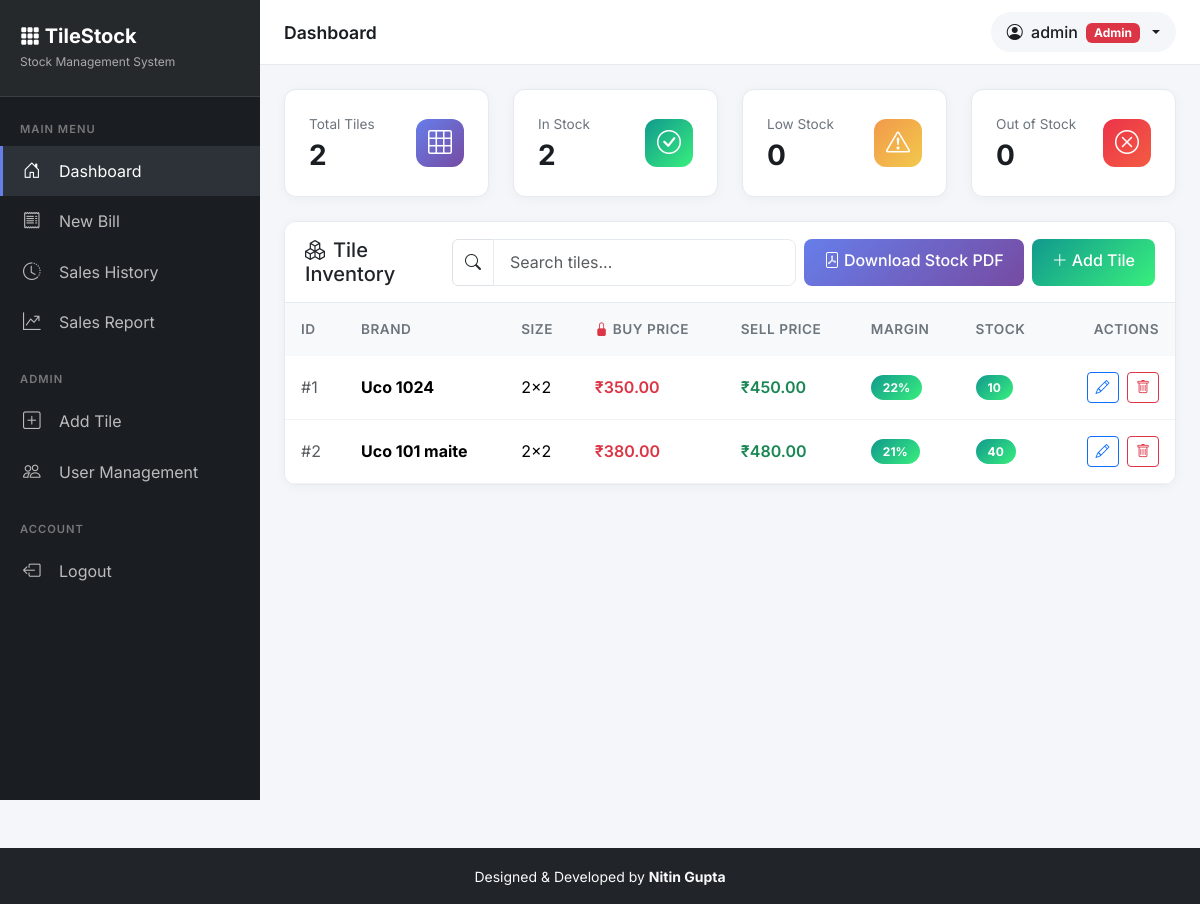
The page /dashboard (signed in) on the database its author committed.
### app.py (models this page shows)
class Tile(db.Model):
    id = db.Column(db.Integer, primary_key=True)
    brand = db.Column(db.String(100), nullable=False)
    size = db.Column(db.String(50), nullable=False)
    buy_price = db.Column(db.Float, nullable=True)  # Cost price - admin only
    price = db.Column(db.Float, nullable=False)  # Selling price
    quantity = db.Column(db.Integer, nullable=False)

### app.py (the view)
@app.route('/dashboard')
@login_required
def dashboard():
    search = request.args.get('search')
    if search:
        tiles = Tile.query.filter(
            (Tile.brand.ilike(f"%{search}%")) |
            (Tile.size.ilike(f"%{search}%"))
        ).all()
    else:
        tiles = Tile.query.all()
    return render_template('dashboard.html', tiles=tiles)

### app.py (called while the page is built)
def login_required(f):
    @wraps(f)
    def decorated_function(*args, **kwargs):
        if 'user_id' not in session:
            flash('Please login to access this page')
            return redirect('/')
        return f(*args, **kwargs)
    return decorated_function

    @app.after_request
    def add_security_headers(response):
        response.headers['X-Content-Type-Options'] = 'nosniff'
        response.headers['X-Frame-Options'] = 'SAMEORIGIN'
        response.headers['X-XSS-Protection'] = '1; mode=block'
        return response

### templates/dashboard.html (shortened to what this page needs)
{% extends 'base.html' %} {% block title %}Dashboard{% endblock %} {% block
page_title %}Dashboard{% endblock %} {% block content %}
<div class="row g-4 mb-4">
  <div class="col-sm-6 col-lg-3">
    <div class="stat-card">
      <div class="d-flex align-items-center justify-content-between">
        <div>
          <p class="stat-label mb-1">Total Tiles</p>
          <h3 class="stat-value mb-0">{{ tiles|length }}</h3>
        </div>
        <div class="stat-icon" style="background: linear-gradient(135deg, #667eea 0%, #764ba2 100%)">
          <i class="bi bi-grid-3x3"></i>
        </div>
      </div>
    </div>
  </div>
  <div class="col-sm-6 col-lg-3">
    <div class="stat-card">
      <div class="d-flex align-items-center justify-content-between">
        <div>
          <p class="stat-label mb-1">In Stock</p>
          <h3 class="stat-value mb-0">
            {{ tiles|selectattr('quantity', 'gt', 0)|list|length }}
          </h3>
        </div>
        <div class="stat-icon" style="background: linear-gradient(135deg, #11998e 0%, #38ef7d 100%)">
          <i class="bi bi-check-circle"></i>
        </div>
      </div>
    </div>
  </div>
  <div class="col-sm-6 col-lg-3">
    <div class="stat-card">
      <div class="d-flex align-items-center justify-content-between">
        <div>
          <p class="stat-label mb-1">Low Stock</p>
          <h3 class="stat-value mb-0">
            {{ tiles|selectattr('quantity', 'lt', 10)|selectattr('quantity',
            'gt', 0)|list|length }}
          </h3>
        </div>
        <div class="stat-icon" style="background: linear-gradient(135deg, #f2994a 0%, #f2c94c 100%)">
          <i class="bi bi-exclamation-triangle"></i>
        </div>
      </div>
    </div>
  </div>
  <div class="col-sm-6 col-lg-3">
    <div class="stat-card">
      <div class="d-flex align-items-center justify-content-between">
        <div>
          <p class="stat-label mb-1">Out of Stock</p>
          <h3 class="stat-value mb-0">
            {{ tiles|selectattr('quantity', 'eq', 0)|list|length }}
          </h3>
        </div>
        <div class="stat-icon" style="background: linear-gradient(135deg, #eb3349 0%, #f45c43 100%)">
          <i class="bi bi-x-circle"></i>
        </div>
      </div>
    </div>
  </div>
</div>
<div class="modern-card">
  <div
    class="card-header d-flex flex-column flex-md-row justify-content-between align-items-start align-items-md-center gap-3">
    <div>
      <h5 class="mb-0"><i class="bi bi-boxes me-2"></i>Tile Inventory</h5>
    </div>
    <div class="d-flex flex-column flex-sm-row gap-2 w-100 w-md-auto">
      <form method="get" class="flex-grow-1">
        <div class="input-group">
          <span class="input-group-text bg-white"><i class="bi bi-search"></i></span>
          <input type="text" name="search" class="form-control" placeholder="Search tiles..."
            value="{{ request.args.get('search', '') }}" />
        </div>
      </form>
      {% if session.get('role') == 'admin' %}
      <a href="/stock_availability_pdf" class="btn btn-gradient-primary btn-modern btn-mobile-full">
        <i class="bi bi-file-pdf me-1"></i>Download Stock PDF
      </a>
      <a href="/add_tile" class="btn btn-gradient-success btn-modern btn-mobile-full">
        <i class="bi bi-plus-lg me-1"></i>Add Tile
      </a>
      {% endif %}
    </div>
  </div>
  <div class="card-body p-0">
    <div class="table-responsive">
      <table class="table modern-table mb-0">
        <thead>
          <tr>
            <th>ID</th>
            <th>Brand</th>
            <th>Size</th>
            {% if session.get('role') == 'admin' %}
            <th><i class="bi bi-lock-fill text-danger"></i> Buy Price</th>
            {% endif %}
            <th>Sell Price</th>
            {% if session.get('role') == 'admin' %}
            <th>Margin</th>
            {% endif %}
            <th>Stock</th>
            {% if session.get('role') == 'admin' %}
            <th class="text-end">Actions</th>
            {% endif %}
          </tr>
        </thead>
        <tbody>
          {% if tiles %} {% for tile in tiles %}
          <tr>
            <td><span class="text-muted">#{{ tile.id }}</span></td>
            <td><strong>{{ tile.brand }}</strong></td>
            <td>{{ tile.size }}</td>
            {% if session.get('role') == 'admin' %}
            <td>
              {% if tile.buy_price %}
              <span class="text-danger fw-semibold">₹{{ "%.2f"|format(tile.buy_price) }}</span>
              {% else %}
              <span class="text-muted">-</span>
              {% endif %}
            </td>
            {% endif %}
            <td>
              <span class="fw-semibold text-success">₹{{ "%.2f"|format(tile.price) }}</span>
            </td>
            {% if session.get('role') == 'admin' %}
            <td>
              {% if tile.buy_price and tile.price > 0 %} {% set margin =
              ((tile.price - tile.buy_price) / tile.price * 100) %} {% if margin
              >= 20 %}
              <span class="badge badge-stock-high">{{ "%.0f"|format(margin) }}%</span>
              {% elif margin >= 10 %}
              <span class="badge badge-stock-low">{{ "%.0f"|format(margin) }}%</span>
              {% else %}
              <span class="badge badge-stock-out">{{ "%.0f"|format(margin) }}%</span>
              {% endif %} {% else %}
              <span class="text-muted">-</span>
              {% endif %}
            </td>
            {% endif %}
            <td>
              {% if tile.quantity == 0 %}
              <span class="badge badge-stock-out">Out of Stock</span>
              {% elif tile.quantity < 10 %} <span class="badge badge-stock-low">Low: {{ tile.quantity }}</span>
                {% else %}
                <span class="badge badge-stock-high">{{ tile.quantity }}</span>
                {% endif %}
            </td>
            {% if session.get('role') == 'admin' %}
            <td class="text-end">
              <a href="/edit_tile/{{ tile.id }}" class="btn btn-sm btn-outline-primary me-1">
                <i class="bi bi-pencil"></i>
              </a>
              <button class="btn btn-sm btn-outline-danger"
                onclick="confirmDelete('/delete_tile/{{ tile.id }}', '{{ tile.brand }}')">
                <i class="bi bi-trash"></i>
              </button>
            </td>
            {% endif %}
          </tr>
          {% endfor %} {% endif %}
        </tbody>
      </table>
    </div>
  </div>
</div>
{% endblock %}

### templates/base.html (shortened to what this page needs)
<!DOCTYPE html>
<html lang="en">
<head>
  <link href="https://cdn.jsdelivr.net/npm/bootstrap@5.3.2/dist/css/bootstrap.min.css" rel="stylesheet" />
  <link href="https://cdn.jsdelivr.net/npm/bootstrap-icons@1.11.1/font/bootstrap-icons.css" rel="stylesheet" />
</head>
<body>
  {% if session.get('user_id') %}
  <aside class="sidebar" id="sidebar">
    <div class="sidebar-brand">
      <h4><i class="bi bi-grid-3x3-gap-fill"></i> TileStock</h4>
      <small>Stock Management System</small>
    </div>
    <nav class="sidebar-nav">
      <div class="sidebar-section">Main Menu</div>
      <a href="/dashboard" class="sidebar-link {{ 'active' if request.path == '/dashboard' else '' }}">
        <i class="bi bi-house-door"></i>
        <span>Dashboard</span>
      </a>
      <a href="/billing" class="sidebar-link {{ 'active' if request.path == '/billing' else '' }}">
        <i class="bi bi-receipt"></i>
        <span>New Bill</span>
      </a>
      <a href="/history" class="sidebar-link {{ 'active' if request.path == '/history' else '' }}">
        <i class="bi bi-clock-history"></i>
        <span>Sales History</span>
      </a>
      <a href="/sales_report" class="sidebar-link {{ 'active' if request.path == '/sales_report' else '' }}">
        <i class="bi bi-graph-up-arrow"></i>
        <span>Sales Report</span>
      </a>
      {% if session.get('role') == 'admin' %}
      <div class="sidebar-section mt-3">Admin</div>
      <a href="/add_tile" class="sidebar-link {{ 'active' if request.path == '/add_tile' else '' }}">
        <i class="bi bi-plus-square"></i>
        <span>Add Tile</span>
      </a>
      <a href="/admin/users" class="sidebar-link {{ 'active' if '/admin/users' in request.path else '' }}">
        <i class="bi bi-people"></i>
        <span>User Management</span>
      </a>
      {% endif %}
      <div class="sidebar-section mt-3">Account</div>
      <a href="/logout" class="sidebar-link">
        <i class="bi bi-box-arrow-left"></i>
        <span>Logout</span>
      </a>
    </nav>
  </aside>
  <main class="main-content">
    <header class="top-navbar">
      <div class="d-flex align-items-center">
        <h1 class="page-title">
          {% block page_title %}Dashboard{% endblock %}
        </h1>
      </div>
      <div class="d-flex align-items-center gap-3">
        <div class="dropdown user-dropdown">
          <button class="btn dropdown-toggle" type="button" data-bs-toggle="dropdown">
            <i class="bi bi-person-circle me-1"></i>
            {{ session.get('user') }} {% if session.get('role') == 'admin' %}
            <span class="badge bg-danger ms-1">Admin</span>
            {% else %}
            <span class="badge bg-secondary ms-1">Staff</span>
            {% endif %}
          </button>
        </div>
      </div>
    </header>
    <div class="content-area">
      {% block content %}{% endblock %}
    </div>
  </main>
  {% endif %}
  <footer class="bg-dark text-light text-center py-3 mt-5">
    <small> Designed & Developed by <strong>Nitin Gupta</strong> </small>
  </footer>
</body>
</html>

### templates/base.html (style rules this page uses)
:root { --sidebar-width: 260px; --sidebar-bg: #1a1d21; --sidebar-hover: #2d3238; --primary-gradient: linear-gradient(135deg, #667eea 0%, #764ba2 100%); --success-gradient: linear-gradient(135deg, #11998e 0%, #38ef7d 100%); --danger-gradient: linear-gradient(135deg, #eb3349 0%, #f45c43 100%); --warning-gradient: linear-gradient(135deg, #f2994a 0%, #f2c94c 100%); }
* { font-family: "Inter", sans-serif; }
body { background-color: #f4f6f9; min-height: 100vh; }
.sidebar { position: fixed; top: 0; left: 0; width: var(--sidebar-width); height: 100vh; background: var(--sidebar-bg); padding: 0; z-index: 1000; transition: transform 0.3s ease; overflow-y: auto; }
.sidebar-brand { padding: 1.5rem 1.25rem; background: rgba(255, 255, 255, 0.05); border-bottom: 1px solid rgba(255, 255, 255, 0.1); }
.sidebar-brand h4 { color: #fff; font-weight: 700; margin: 0; font-size: 1.25rem; }
.sidebar-brand small { color: rgba(255, 255, 255, 0.6); font-size: 0.75rem; }
.sidebar-nav { padding: 1rem 0; }
.sidebar-section { padding: 0.5rem 1.25rem; color: rgba(255, 255, 255, 0.4); font-size: 0.7rem; text-transform: uppercase; letter-spacing: 1px; font-weight: 600; }
.sidebar-link { display: flex; align-items: center; padding: 0.75rem 1.25rem; color: rgba(255, 255, 255, 0.7); text-decoration: none; transition: all 0.2s; border-left: 3px solid transparent; }
.sidebar-link:hover, .sidebar-link.active { background: var(--sidebar-hover); color: #fff; border-left-color: #667eea; }
.sidebar-link i { width: 24px; margin-right: 12px; font-size: 1.1rem; }
.main-content { margin-left: var(--sidebar-width); min-height: 100vh; transition: margin-left 0.3s ease; }
.top-navbar { background: #fff; padding: 0.75rem 1.5rem; border-bottom: 1px solid #e5e9f0; position: sticky; top: 0; z-index: 999; display: flex; justify-content: space-between; align-items: center; }
.top-navbar .page-title { font-weight: 600; font-size: 1.1rem; color: #1a1d21; margin: 0; }
.user-dropdown .dropdown-toggle { background: #f4f6f9; border: none; padding: 0.5rem 1rem; border-radius: 50px; color: #1a1d21; font-weight: 500; }
.user-dropdown .dropdown-toggle::after { margin-left: 0.5rem; }
.content-area { padding: 1.5rem; }
.stat-card { background: #fff; border-radius: 12px; padding: 1.5rem; box-shadow: 0 2px 12px rgba(0, 0, 0, 0.04); border: 1px solid #e5e9f0; transition: transform 0.2s, box-shadow 0.2s; }
.stat-card .stat-icon { width: 48px; height: 48px; border-radius: 12px; display: flex; align-items: center; justify-content: center; font-size: 1.5rem; color: #fff; }
.stat-card .stat-value { font-size: 1.75rem; font-weight: 700; color: #1a1d21; }
.stat-card .stat-label { color: #6c757d; font-size: 0.85rem; }
.modern-card { background: #fff; border-radius: 12px; box-shadow: 0 2px 12px rgba(0, 0, 0, 0.04); border: 1px solid #e5e9f0; overflow: hidden; }
.modern-card .card-header { background: #fff; border-bottom: 1px solid #e5e9f0; padding: 1rem 1.25rem; font-weight: 600; }
.modern-card .card-body { padding: 1.25rem; }
.modern-table { margin-bottom: 0; }
.modern-table thead th { background: #f8f9fa; border: none; padding: 1rem; font-weight: 600; font-size: 0.85rem; color: #6c757d; text-transform: uppercase; letter-spacing: 0.5px; }
.modern-table tbody td { padding: 1rem; vertical-align: middle; border-color: #f1f3f5; }
.badge-stock-high { background: var(--success-gradient); padding: 0.4rem 0.75rem; border-radius: 50px; }
.btn-modern { padding: 0.6rem 1.25rem; border-radius: 8px; font-weight: 500; transition: all 0.2s; }
.btn-gradient-primary { background: var(--primary-gradient); border: none; color: #fff; }
.btn-gradient-success { background: var(--success-gradient); border: none; color: #fff; }
.form-control, .form-select { border-radius: 8px; border: 1px solid #e5e9f0; padding: 0.65rem 1rem; }

### rows shown on the page
Tile: id "1", brand "Uco 1024", size "2x2", buy_price "350.00", price "450.00", margin "22", quantity "10"
Tile: id "2", brand "Uco 101 maite", size "2x2", buy_price "380.00", price "480.00", margin "21", quantity "40"

### other values the page prints
{{ session.get('user') }} "admin"
{{ tiles|length }} "2"
{{ tiles|selectattr('quantity', 'gt', 0)|list|length }} "2"
{{ tiles|selectattr('quantity', 'eq', 0)|list|length }} "0"
